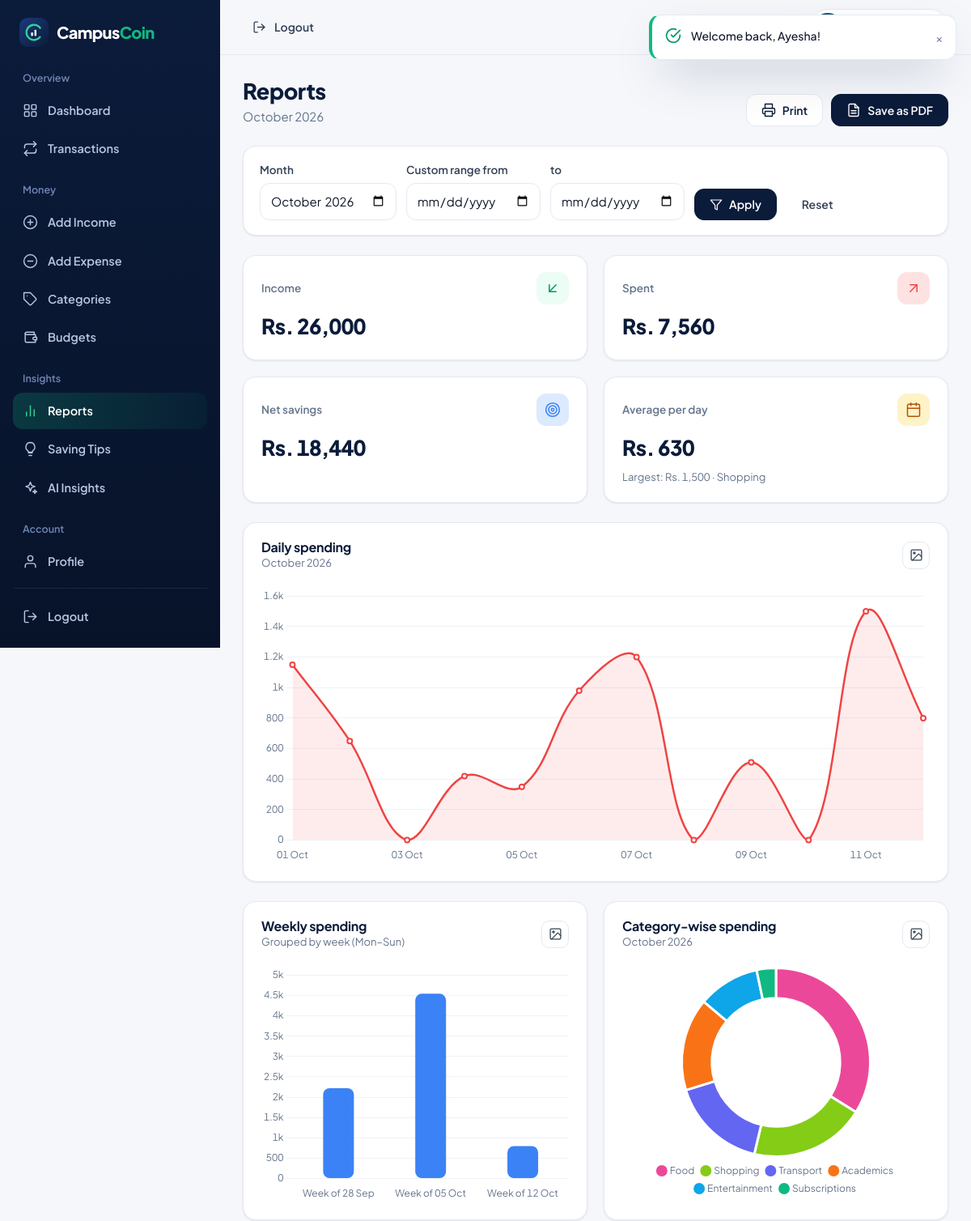
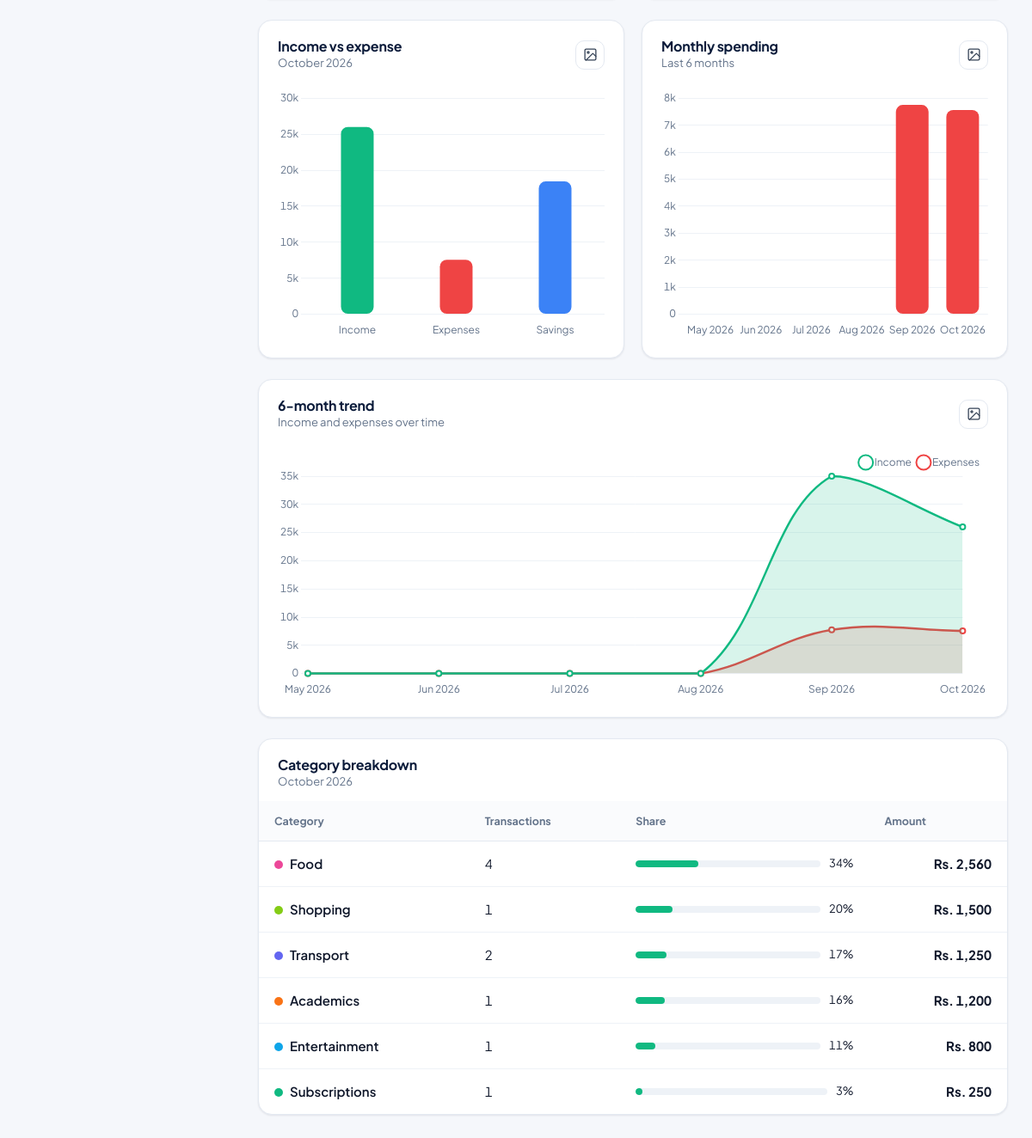
/student/reports.php (signed in), run on the app's committed database (2 pictures, top to bottom).
### tables this page shows
CREATE TABLE `transactions` (
    `id` INT UNSIGNED NOT NULL AUTO_INCREMENT,
    `user_id` INT UNSIGNED NOT NULL,
    `category_id` INT UNSIGNED NOT NULL,
    `amount` DECIMAL(12,2) NOT NULL,
    `type` ENUM('income','expense') NOT NULL,
    `description` VARCHAR(255) NULL,
    `date` DATE NOT NULL,
    `created_at` DATETIME NOT NULL DEFAULT CURRENT_TIMESTAMP,
    PRIMARY KEY (`id`),
    KEY `idx_tx_user_date` (`user_id`, `date`),
    KEY `idx_tx_user_type_date` (`user_id`, `type`, `date`),
    KEY `idx_tx_category` (`category_id`),
    CONSTRAINT `fk_tx_user` FOREIGN KEY (`user_id`) REFERENCES `users` (`id`) ON DELETE CASCADE,
    CONSTRAINT `fk_tx_category` FOREIGN KEY (`category_id`) REFERENCES `categories` (`id`) ON DELETE RESTRICT
  );

CREATE TABLE `categories` (
    `id` INT UNSIGNED NOT NULL AUTO_INCREMENT,
    `name` VARCHAR(40) NOT NULL,
    `type` ENUM('income','expense') NOT NULL,
    `user_id` INT UNSIGNED NULL,
    `is_default` TINYINT(1) NOT NULL DEFAULT 0,
    `is_active` TINYINT(1) NOT NULL DEFAULT 1,
    `created_at` DATETIME NOT NULL DEFAULT CURRENT_TIMESTAMP,
    PRIMARY KEY (`id`),
    KEY `idx_categories_user` (`user_id`),
    KEY `idx_categories_type` (`type`, `is_default`, `is_active`),
    CONSTRAINT `fk_categories_user` FOREIGN KEY (`user_id`) REFERENCES `users` (`id`) ON DELETE CASCADE
  );

### includes/auth.php (called while the page is built, shortened)
<?php
require_once __DIR__ . '/functions.php';
require_once __DIR__ . '/../config/database.php';
function currentUser(bool $reload = false): ?array
{
    static $loaded = false, $user = null;
    if (!$loaded) {
        $user = null;
        if (!empty($_SESSION['uid'])) {
            $accountType = ($_SESSION['account_type'] ?? 'student') === 'admin' ? 'admin' : 'student';
            $row = $accountType === 'admin'
                ? dbRow("SELECT id, name, email, 'admin' AS role, NULL AS academic_year, 0 AS monthly_savings_goal,
                                status, NULL AS avatar, must_change_password, created_at
                         FROM admins WHERE id = ?", [(int) $_SESSION['uid']])
                : dbRow("SELECT id, name, email, 'student' AS role, academic_year, monthly_savings_goal,
                                status, avatar, must_change_password, created_at
                         FROM users WHERE id = ?", [(int) $_SESSION['uid']]);
            if ($row && $row['status'] === 'active') {
                $user = $row;
            }
        }
    }
    return $user;
}
function requireLogin(): array
{
    $u = currentUser();
    return $u;
}
function requireStudent(): array
{
    $u = requireLogin();
    return $u;
}

### config/database.php (called while the page is built)
<?php
function db(): PDO
{
    static $pdo = null;
    if ($pdo instanceof PDO) {
        return $pdo;
    }
    $host = env('DB_HOST', 'localhost');
    $port = env('DB_PORT', '3306');
    $name = env('DB_NAME', 'campuscoin');
    $user = env('DB_USER', 'root');
    $pass = env('DB_PASS', '');
    try {
        $pdo = new PDO(
            "mysql:host={$host};port={$port};dbname={$name};charset=utf8mb4",
            $user,
            $pass,
            [
                PDO::ATTR_ERRMODE            => PDO::ERRMODE_EXCEPTION,
                PDO::ATTR_DEFAULT_FETCH_MODE => PDO::FETCH_ASSOC,
                PDO::ATTR_EMULATE_PREPARES   => false,
            ]
        );
    } catch (PDOException $e) {
        error_log('CampusCoin DB connection failed: ' . $e->getMessage());
        renderErrorPage(
            500,
            'We can\'t reach the database',
            'CampusCoin could not connect to MySQL. Make sure MySQL is running in XAMPP and that the "campuscoin" database has been imported (see README.md).',
            'database',
            APP_DEBUG ? $e->getMessage() : null
        );
    }
    return $pdo;
}
function dbRun(string $sql, array $params = []): PDOStatement
{
    $st = db()->prepare($sql);
    $st->execute($params);
    return $st;
}
function dbAll(string $sql, array $params = []): array
{
    return dbRun($sql, $params)->fetchAll(PDO::FETCH_ASSOC);
}
function dbRow(string $sql, array $params = []): ?array
{
    $row = dbRun($sql, $params)->fetch(PDO::FETCH_ASSOC);
    return $row === false ? null : $row;
}
function dbValue(string $sql, array $params = [])
{
    $v = dbRun($sql, $params)->fetchColumn();
    return $v === false ? null : $v;
}

### student/reports.php (the view, shortened to what this page needs)
<?php
require_once __DIR__ . '/../includes/auth.php';
$user = requireStudent();
$uid  = (int) $user['id'];
$today = date('Y-m-d');
$from = query('from');
$to   = query('to');
$custom = isValidDate($from) && isValidDate($to) && $from <= $to && (strtotime($to) - strtotime($from)) / 86400 <= 366;
if ($custom) {
    [$rs, $re] = [$from, $to];
    $ym = substr($re, 0, 7);
    $periodLabel = formatDate($rs) . ' – ' . formatDate($re);
} else {
    $ym = normalizeMonth(query('month'));
    [$rs, $re] = monthBounds($ym);
    $periodLabel = monthLabel($ym);
}
$income  = sumTransactions($uid, 'income', $rs, $re);
$expense = sumTransactions($uid, 'expense', $rs, $re);
$net     = $income - $expense;
$dEnd = ($re > $today && $rs <= $today) ? $today : $re;
$dayLabels = [];
for ($d = new DateTime($rs), $stop = new DateTime($dEnd); $d <= $stop; $d->modify('+1 day')) {
    $dayLabels[] = $d->format('d M');
}
$daysElapsed = max(1, count($dayLabels));
$cats   = categoryBreakdown($uid, $rs, $re);
$largest = dbRow("SELECT t.amount, t.description, c.name AS category FROM transactions t JOIN categories c ON c.id = t.category_id
                  WHERE t.user_id = ? AND t.type = 'expense' AND t.date BETWEEN ? AND ? ORDER BY t.amount DESC LIMIT 1", [$uid, $rs, $re]);
$hasAny = (int) dbValue('SELECT COUNT(*) FROM transactions WHERE user_id = ?', [$uid]) > 0;
require __DIR__ . '/../includes/header.php';
$chartCard = function (string $id, string $title, string $sub, string $file, string $size = '') {
    ?>
    <section class="card">
        <div class="card-head"><div><h2 class="card-title"><?= e($title) ?></h2><p class="card-sub"><?= e($sub) ?></p></div>
            <div class="chart-tools"><button type="button" class="icon-btn icon-action" data-chart-download="<?= e($id) ?>" data-filename="<?= e($file) ?>" aria-label="Download <?= e($title) ?> as image" title="Download image"><?= icon('image', 17) ?></button></div></div>
        <div class="card-body"><div class="chart-box <?= e($size) ?>"><canvas id="<?= e($id) ?>" role="img" aria-label="<?= e($title) ?> chart"></canvas></div></div>
    </section>
    <?php
};
?>
<?php if (!$hasAny): ?>
    <section class="card"><?= emptyState('bar-chart', 'No report data yet', 'Add some income and expenses and your charts will appear here.',
        '<a class="btn btn-primary" href="' . e(url('student/add-expense.php')) . '">Add expense</a> <a class="btn btn-outline" href="' . e(url('student/add-income.php')) . '">Add income</a>') ?></section>
<?php else: ?>
    <section class="card">
        <form class="report-toolbar" method="get" aria-label="Report period">
            <div class="field"><label for="month">Month</label><input id="month" name="month" type="month" class="input" max="<?= e(date('Y-m')) ?>" value="<?= e($custom ? '' : $ym) ?>"></div>
            <div class="field"><label for="from">Custom range from</label><input id="from" name="from" type="date" class="input" value="<?= e($custom ? $from : '') ?>"></div>
            <div class="field"><label for="to">to</label><input id="to" name="to" type="date" class="input" value="<?= e($custom ? $to : '') ?>"></div>
            <button class="btn btn-primary" type="submit"><?= icon('filter', 16) ?> Apply</button>
            <a class="btn btn-ghost" href="<?= e(url('student/reports.php')) ?>">Reset</a>
        </form>
    </section>
    <section class="grid grid-4">
        <div class="card stat"><div class="stat-top"><span class="stat-label">Income</span><span class="stat-icon emerald"><?= icon('arrow-down', 20) ?></span></div><div class="stat-value" <?= amountAttrs($income) ?>><?= e(money($income)) ?></div></div>
        <div class="card stat"><div class="stat-top"><span class="stat-label">Spent</span><span class="stat-icon coral"><?= icon('arrow-up', 20) ?></span></div><div class="stat-value" <?= amountAttrs($expense) ?>><?= e(money($expense)) ?></div></div>
        <div class="card stat"><div class="stat-top"><span class="stat-label">Net savings</span><span class="stat-icon blue"><?= icon('target', 20) ?></span></div><div class="stat-value" <?= amountAttrs($net) ?>><?= e(money($net)) ?></div></div>
        <div class="card stat"><div class="stat-top"><span class="stat-label">Average per day</span><span class="stat-icon amber"><?= icon('calendar', 20) ?></span></div><div class="stat-value" <?= amountAttrs(round($expense / $daysElapsed, 2)) ?>><?= e(money($expense / $daysElapsed)) ?></div>
            <div class="stat-meta"><?= $largest ? 'Largest: ' . e(money($largest['amount'])) . ' · ' . e($largest['category']) : 'No expenses in this period' ?></div></div>
    </section>
    <?php $chartCard('chartDaily', 'Daily spending', $periodLabel, 'daily-spending', 'tall'); ?>
    <div class="grid grid-2">
    </div>
    <div class="grid grid-2">
    </div>
    <section class="card">
        <div class="card-head"><div><h2 class="card-title">Category breakdown</h2><p class="card-sub"><?= e($periodLabel) ?></p></div></div>
        <div class="card-body flush mt-2">
            <?php if (!$cats): ?>
                <?= emptyState('pie', 'No spending in this period', 'Pick another month or date range to see a category breakdown.') ?>
            <?php else: ?>
                <div class="table-wrap"><table class="table">
                    <thead><tr><th>Category</th><th>Transactions</th><th>Share</th><th class="text-right">Amount</th></tr></thead>
                    <tbody>
                    <?php foreach ($cats as $c): $share = $expense > 0 ? $c['total'] / $expense * 100 : 0; ?>
                        <tr>
                            <td><span class="cat-dot" style="background:<?= e(categoryColor((int) $c['id'])) ?>"></span><span class="cell-main"><?= e($c['name']) ?></span></td>
                            <td><?= (int) $c['count'] ?></td>
                            <td><div class="bar-pct"><div class="progress"><div class="progress-bar" data-width="<?= e(round($share, 1)) ?>" style="width:0"></div></div><span class="text-sm"><?= (int) round($share) ?>%</span></div></td>
                            <td class="num"><?= e(money($c['total'])) ?></td>
                        </tr>
                    <?php endforeach; ?>
                    </tbody>
                </table></div>
            <?php endif; ?>
        </div>
    </section>
<?php endif; ?>
<?php require __DIR__ . '/../includes/footer.php'; ?>

### assets/css/responsive.css (style rules this page uses)
@media (max-width: 1200px) { .grid-4 { grid-template-columns: repeat(2, minmax(0, 1fr)); } }

### data on the page
transactions: amount "Rs. 1,500", category.name "Shopping"
categories: name "Food", count "4", $share 33.9 (drawn), share "34", total "Rs. 2,560"
categories: name "Shopping", count "1", $share 19.8 (drawn), share "20", total "Rs. 1,500"
categories: name "Transport", count "2", $share 16.5 (drawn), share "17", total "Rs. 1,250"
categories: name "Academics", count "1", $share 15.9 (drawn), share "16", total "Rs. 1,200"
categories: name "Entertainment", count "1", $share 10.6 (drawn), share "11", total "Rs. 800"
categories: name "Subscriptions", count "1", $share 3.3 (drawn), share "3", total "Rs. 250"

### other printed values
$title "Overview"
$label "Dashboard"
$label "Transactions"
$title "Money"
$label "Add Income"
$label "Add Expense"
$label "Categories"
$label "Budgets"
$title "Insights"
$label "Reports"
$label "Saving Tips"
$label "AI Insights"
$title "Account"
$label "Profile"
$title "Reports"
